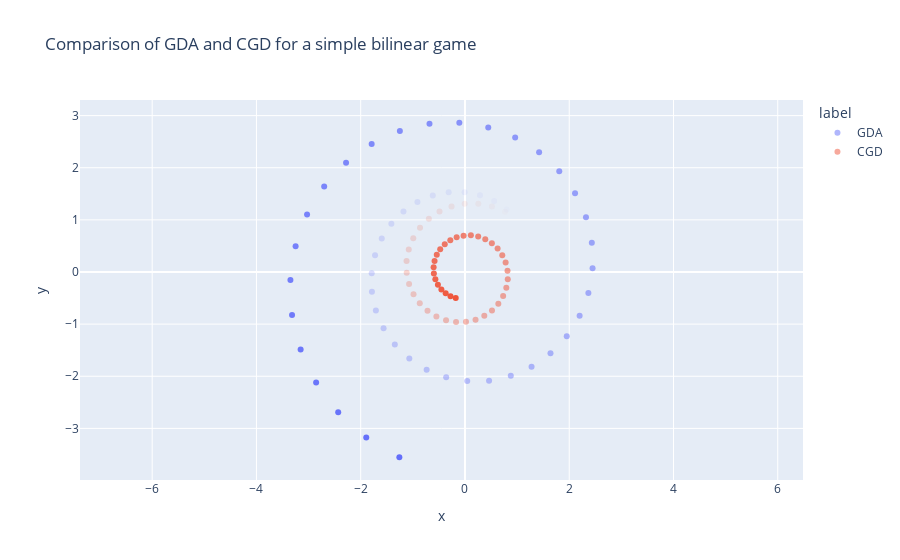

Notebook code cell kept with this figure:
### Markdown cell above
Plot $x$ and $y$ together for GDA and CGD. Let color indicate the method and let opacity indicate the recency of the result (i.e., newer data is darker). Fix the scaling for a 1:1 ratio on $x$:$y$.

### Code cell
fig = px.scatter(df, x=df.x, y=df.y, color=df.label, 
opacity=df.index/50,
title='Comparison of GDA and CGD for a simple bilinear game')
fig.update_yaxes(
    scaleanchor = "x",
    scaleratio = 1,
)
fig.show()
